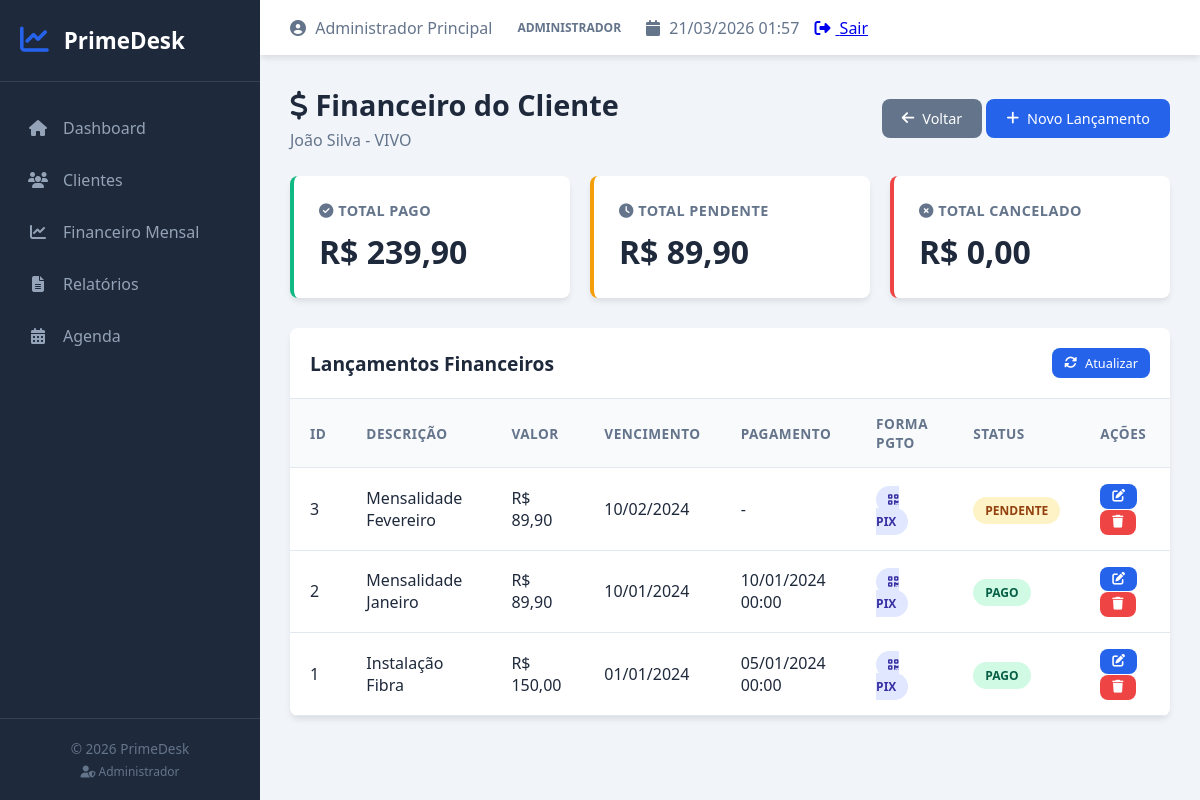
/index.php?page=financeiro_clientes&id=1 (signed in), run on the app's committed database.
### tables this page shows
CREATE TABLE IF NOT EXISTS clientes (
    id INT AUTO_INCREMENT PRIMARY KEY,
    nome VARCHAR(255) NOT NULL,
    cpf VARCHAR(14),
    contato VARCHAR(20),
    email VARCHAR(255),
    nome_mae VARCHAR(255),
    operadora ENUM('TIM', 'VIVO', 'CLARO', 'OUTROS') DEFAULT 'OUTROS',
    senha VARCHAR(255),
    vendedor VARCHAR(100),
    consultor VARCHAR(100),
    observacoes TEXT,
    status ENUM('Ativo', 'Inativo') DEFAULT 'Ativo',
    data_cadastro TIMESTAMP DEFAULT CURRENT_TIMESTAMP
);

CREATE TABLE IF NOT EXISTS financeiro (
    id INT AUTO_INCREMENT PRIMARY KEY,
    cliente_id INT NOT NULL,
    descricao VARCHAR(255) NOT NULL,
    valor DECIMAL(10, 2) NOT NULL,
    data_vencimento DATE NOT NULL,
    data_pagamento DATE DEFAULT NULL,
    status ENUM('Pago', 'Pendente', 'Cancelado') DEFAULT 'Pendente',
    data_criacao TIMESTAMP DEFAULT CURRENT_TIMESTAMP,
    FOREIGN KEY (cliente_id) REFERENCES clientes(id) ON DELETE CASCADE
);

### pages/financeiro_clientes.php (the view, shortened to what this page needs)
<?php
$database = new Database();
$conn = $database->getConnection();
$cliente_id = isset($_GET['id']) ? $_GET['id'] : 0;
$stmt = $conn->prepare("SELECT * FROM clientes WHERE id = ?");
$stmt->execute([$cliente_id]);
$cliente = $stmt->fetch();
$stmt = $conn->prepare("SELECT * FROM financeiro WHERE cliente_id = ? ORDER BY data_vencimento DESC");
$stmt->execute([$cliente_id]);
$financeiro = $stmt->fetchAll();
$stmt = $conn->prepare("SELECT COALESCE(SUM(valor), 0) as total FROM financeiro WHERE cliente_id = ? AND status = 'Pago'");
$stmt->execute([$cliente_id]);
$totalPago = $stmt->fetch()['total'];
$stmt = $conn->prepare("SELECT COALESCE(SUM(valor), 0) as total FROM financeiro WHERE cliente_id = ? AND status = 'Pendente'");
$stmt->execute([$cliente_id]);
$totalPendente = $stmt->fetch()['total'];
$stmt = $conn->prepare("SELECT COALESCE(SUM(valor), 0) as total FROM financeiro WHERE cliente_id = ? AND status = 'Cancelado'");
$stmt->execute([$cliente_id]);
$totalCancelado = $stmt->fetch()['total'];
?>
<div class="page-header">
    <div>
        <h2><i class="fas fa-dollar-sign"></i> Financeiro do Cliente</h2>
        <p style="color: var(--text-light); margin-top: 5px;">
            <?php echo htmlspecialchars($cliente['nome']); ?> - <?php echo htmlspecialchars($cliente['operadora']); ?>
        </p>
    </div>
    <div>
        <a href="index.php?page=clientes" class="btn btn-secondary">
            <i class="fas fa-arrow-left"></i> Voltar
        </a>
        <button onclick="abrirModalFinanceiro()" class="btn btn-primary">
            <i class="fas fa-plus"></i> Novo Lançamento
        </button>
    </div>
</div>
<div class="cards-grid">
    <div class="card success">
        <h3><i class="fas fa-check-circle"></i> Total Pago</h3>
        <div class="value" id="totalPago">R$ <?php echo number_format($totalPago, 2, ',', '.'); ?></div>
    </div>
    <div class="card warning">
        <h3><i class="fas fa-clock"></i> Total Pendente</h3>
        <div class="value" id="totalPendente">R$ <?php echo number_format($totalPendente, 2, ',', '.'); ?></div>
    </div>
    <div class="card danger">
        <h3><i class="fas fa-times-circle"></i> Total Cancelado</h3>
        <div class="value" id="totalCancelado">R$ <?php echo number_format($totalCancelado, 2, ',', '.'); ?></div>
    </div>
</div>
<div class="table-container">
    <div class="table-header">
        <h3>Lançamentos Financeiros</h3>
        <button onclick="atualizarFinanceiro()" class="btn btn-sm btn-primary">
            <i class="fas fa-sync-alt"></i> Atualizar
        </button>
    </div>
    <table id="tabelaFinanceiro">
        <thead>
            <tr>
                <th>ID</th>
                <th>Descrição</th>
                <th>Valor</th>
                <th>Vencimento</th>
                <th>Pagamento</th>
                <th>Forma Pgto</th>
                <th>Status</th>
                <th>Ações</th>
            </tr>
        </thead>
        <tbody id="tbodyFinanceiro">
            <?php if(count($financeiro) > 0): ?>
                <?php foreach($financeiro as $f): ?>
                <tr>
                    <td><?php echo $f['id']; ?></td>
                    <td><?php echo htmlspecialchars($f['descricao']); ?></td>
                    <td>R$ <?php echo number_format($f['valor'], 2, ',', '.'); ?></td>
                    <td><?php echo date('d/m/Y', strtotime($f['data_vencimento'])); ?></td>
                    <td><?php echo $f['data_pagamento'] ? date('d/m/Y H:i', strtotime($f['data_pagamento'])) : '-'; ?></td>
                    <td>
                        <?php if(isset($f['forma_pagamento']) && $f['forma_pagamento']): ?>
                        <span class="badge" style="background-color: #e0e7ff; color: #3730a3;">
                            <?php
                            $icones = [
                                'Pix' => 'fa-qrcode',
                                'Boleto' => 'fa-barcode',
                                'Especie' => 'fa-money-bill-wave',
                                'Permuta' => 'fa-exchange-alt'
                            ];
                            $icone = $icones[$f['forma_pagamento']] ?? 'fa-credit-card';
                            ?>
                            <i class="fas <?php echo $icone; ?>"></i> <?php echo htmlspecialchars($f['forma_pagamento']); ?>
                        </span>
                        <?php else: ?>
                        <span class="badge bg-warning">Não informado</span>
                        <?php endif; ?>
                    </td>
                    <td>
                        <span class="badge <?php
                            echo ($f['status'] == 'Pago') ? 'bg-success' :
                                 (($f['status'] == 'Cancelado') ? 'bg-danger' : 'bg-warning');
                        ?>" id="status_<?php echo $f['id']; ?>">
                            <?php echo $f['status']; ?>
                        </span>
                    </td>
                    <td>
                        <button onclick="editarFinanceiro(<?php echo $f['id']; ?>)"
                                class="btn btn-sm btn-primary" title="Editar">
                            <i class="fas fa-edit"></i>
                        </button>
                        <button onclick="deletarFinanceiro(<?php echo $f['id']; ?>)"
                                class="btn btn-sm btn-danger" title="Excluir">
                            <i class="fas fa-trash"></i>
                        </button>
                    </td>
                </tr>
                <?php endforeach; ?>
            <?php else: ?>
                <tr>
                    <td colspan="8" class="text-center">Nenhum lançamento encontrado</td>
                </tr>
            <?php endif; ?>
        </tbody>
    </table>
</div>

### assets/css/style.css (style rules this page uses)
:root { --primary-color: #2563eb; --primary-dark: #1d4ed8; --secondary-color: #64748b; --bg-color: #f1f5f9; --sidebar-bg: #1e293b; --sidebar-hover: #334155; --text-color: #1e293b; --text-light: #64748b; --white: #ffffff; --success: #10b981; --success-light: #d1fae5; --warning: #f59e0b; --warning-light: #fef3c7; --danger: #ef4444; --danger-light: #fee2e2; --shadow: 0 4px 6px -1px rgba(0, 0, 0, 0.1); --shadow-lg: 0 10px 15px -3px rgba(0, 0, 0, 0.1); --border-radius: 8px; --transition: all 0.3s ease; }
* { margin: 0; padding: 0; box-sizing: border-box; font-family: 'Segoe UI', Tahoma, Geneva, Verdana, sans-serif; }
body { background-color: var(--bg-color); color: var(--text-color); display: flex; min-height: 100vh; }
.cards-grid { display: grid; grid-template-columns: repeat(auto-fit, minmax(250px, 1fr)); gap: 20px; margin-bottom: 30px; }
.card { background: var(--white); padding: 25px; border-radius: var(--border-radius); box-shadow: var(--shadow); border-left: 4px solid var(--primary-color); transition: var(--transition); }
.card h3 { font-size: 0.9rem; color: var(--text-light); margin-bottom: 10px; text-transform: uppercase; letter-spacing: 0.5px; }
.card .value { font-size: 2rem; font-weight: 700; color: var(--text-color); }
.card.success { border-left-color: var(--success); }
.card.warning { border-left-color: var(--warning); }
.card.danger { border-left-color: var(--danger); }
.table-container { background: var(--white); border-radius: var(--border-radius); box-shadow: var(--shadow); overflow: hidden; margin-bottom: 30px; }
.table-header { padding: 20px; border-bottom: 1px solid #e2e8f0; display: flex; justify-content: space-between; align-items: center; flex-wrap: wrap; gap: 15px; }
.table-header h3 { font-size: 1.2rem; color: var(--text-color); }
table { width: 100%; border-collapse: collapse; }
thead { background-color: #f8fafc; }
th, td { padding: 15px 20px; text-align: left; border-bottom: 1px solid #e2e8f0; }
th { font-weight: 600; font-size: 0.85rem; text-transform: uppercase; letter-spacing: 0.5px; color: var(--text-light); }
.btn { padding: 10px 20px; border: none; border-radius: var(--border-radius); cursor: pointer; font-weight: 500; font-size: 0.9rem; transition: var(--transition); text-decoration: none; display: inline-flex; align-items: center; gap: 8px; justify-content: center; }
.btn-primary { background-color: var(--primary-color); color: var(--white); }
.btn-secondary { background-color: var(--secondary-color); color: var(--white); }
.btn-danger { background-color: var(--danger); color: var(--white); }
.btn-sm { padding: 6px 12px; font-size: 0.8rem; }
.badge { padding: 5px 12px; border-radius: 20px; font-size: 0.75rem; font-weight: 600; text-transform: uppercase; }
.bg-success { background-color: var(--success-light); color: #065f46; }
.bg-warning { background-color: var(--warning-light); color: #92400e; }
.page-header { display: flex; justify-content: space-between; align-items: center; margin-bottom: 25px; flex-wrap: wrap; gap: 15px; }
.page-header h2 { font-size: 1.8rem; color: var(--text-color); }

### data on the page
clientes: nome "João Silva", operadora "VIVO"
financeiro: id "3", descricao "Mensalidade Fevereiro", valor "89,90", data_vencimento "10/02/2024", forma_pagamento "PIX", status "PENDENTE"
financeiro: id "2", descricao "Mensalidade Janeiro", valor "89,90", data_vencimento "10/01/2024", data_pagamento "10/01/2024 00:00", forma_pagamento "PIX", status "PAGO"
financeiro: id "1", descricao "Instalação Fibra", valor "150,00", data_vencimento "01/01/2024", data_pagamento "05/01/2024 00:00", forma_pagamento "PIX", status "PAGO"

### other printed values
$usuarioNivel "Administrador"
$_SESSION['usuario_nome'] "Administrador Principal"
$_SESSION['usuario_nivel'] "ADMINISTRADOR"
$totalPago "239,90"
$totalPendente "89,90"
$totalCancelado "0,00"
